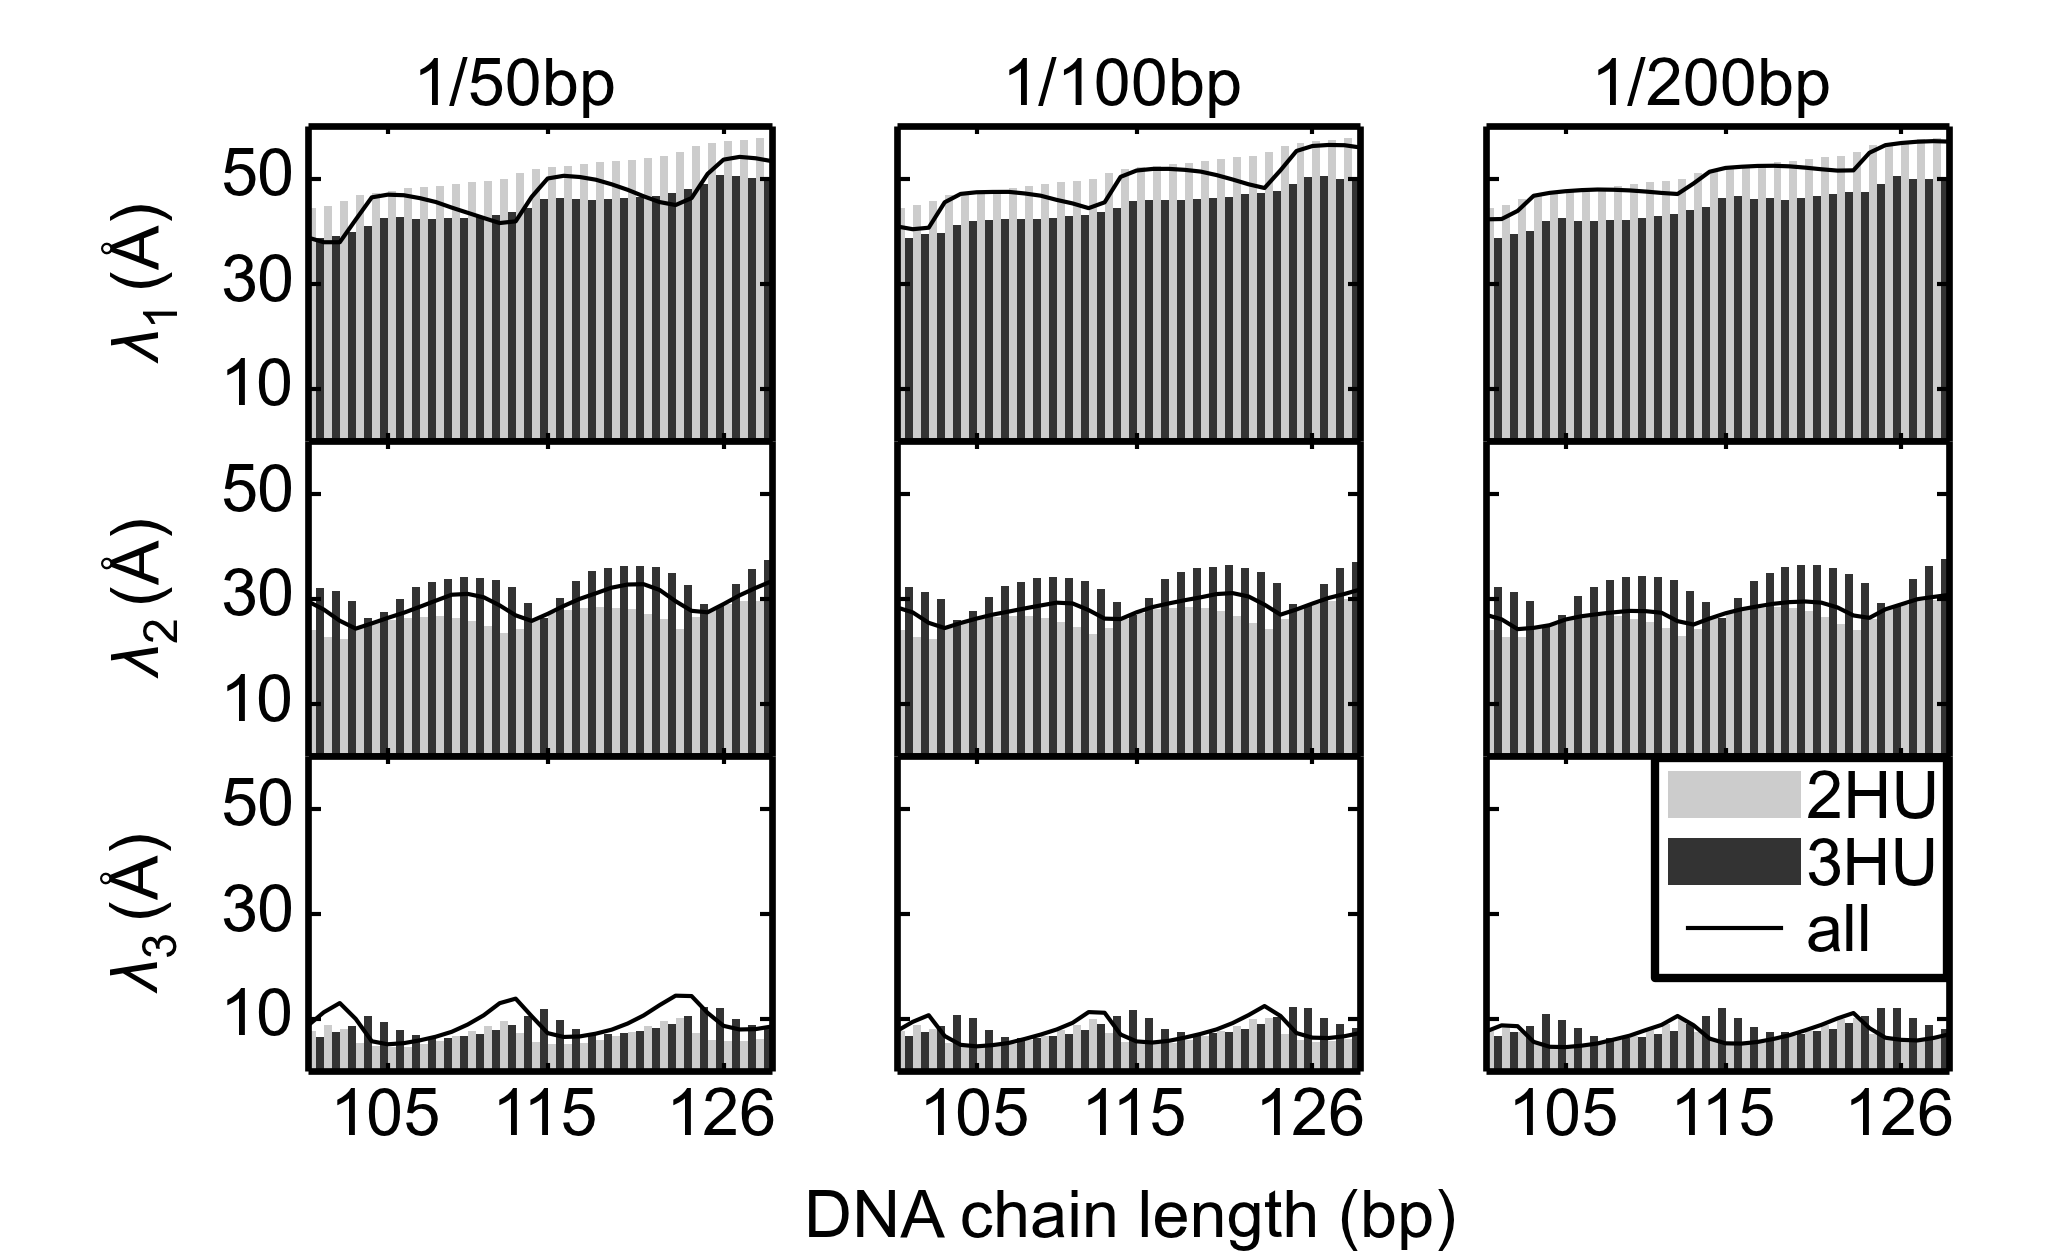

The script that saved this image:
import numpy as np
import pandas as pd
import csv
from matplotlib.pyplot import *
import matplotlib.colors as colors
import matplotlib.gridspec as gridspec

fig=figure(figsize=(3.42,2.1),dpi=600) #is in control
#fig={'figsize':(3.42,5),'dpi':600} #is not in control
font = {'family':'Arial','weight':'normal','size':7} #family is in control for axis labels, size is in control for tick labels only
rc('font', **font)
#rc('figure',**fig)

rcParams.update({'font.size': 8,
			     'backend': 'pdf',
			     'axes.labelsize':  8,
			     'text.fontsize':   8,
			     'legend.fontsize': 8,
			     'xtick.labelsize': 8,
			     'ytick.major.pad': 2,
			     'xtick.major.pad': 2,
			     'ytick.labelsize': 8,
'axes.linewidth': .8,
			     'lines.linewidth': .1,
			     'mathtext.fontset': 'custom',
			     'mathtext.default': "regular",
			     'mathtext.rm': "Arial",
			     'mathtext.it': "Arial:italic",
			     'font.sans-serif': "Arial",
			     'font.family': "Arial",
			     'font.style': 'normal',
			     'text.usetex': False,
			     'savefig.dpi': 600,
			     'figure.dpi': 600})


gs = gridspec.GridSpec(3, 3)
gs.update(top=0.90,bottom=0.15,left=0.15, right=0.95,wspace=0.27,hspace=0.00)
ax=[0]*9
filename=[0]*3
filename[0]="C:\Users\honey66clover\Desktop\Weijuan\DNA\HU\sample pictures2\s6\PCA_1HUper50.csv"
filename[1]="C:\Users\honey66clover\Desktop\Weijuan\DNA\HU\sample pictures2\s6\PCA_1HUper100.csv"
filename[2]="C:\Users\honey66clover\Desktop\Weijuan\DNA\HU\sample pictures2\s6\PCA_1HUper200.csv"
for i in range(0,9):
    ax[i]=subplot(gs[i])
    ax[i].set_xlim((100,129))
    ax[i].set_ylim((0,60))
    ax[i].set_yticks([10,30,50])
    ax[i].set_xticks([105,115,126])
    ax[i].xaxis.set_tick_params(length=1, width=0.5)
    ax[i].yaxis.set_tick_params(length=1.5, width=0.5)

width=0.5
for i in range(0,3):
    df=pd.read_table(filename[i],sep=',')
    ax[i].bar(df['N(bp)'],df['PA1_2HU'],width,color='0.8',linewidth=0)
    ax[i].bar(df['N(bp)']+width,df['PA1_3HU'],width,color='0.2',linewidth=0)
    ax[i].plot(df['N(bp)'],df['PA1_all'],'k',linewidth=0.5)
    ax[i+3].bar(df['N(bp)'],df['PA2_2HU'],width,color='0.8',linewidth=0)
    ax[i+3].bar(df['N(bp)']+width,df['PA2_3HU'],width,color='0.2',linewidth=0)
    ax[i+3].plot(df['N(bp)'],df['PA2_all'],'k',linewidth=0.5)
    p2=ax[i+6].bar(df['N(bp)'],df['PA3_2HU'],width,color='0.8',linewidth=0)
    p3=ax[i+6].bar(df['N(bp)']+width,df['PA3_3HU'],width,color='0.2',linewidth=0)
    p1,=ax[i+6].plot(df['N(bp)'],df['PA3_all'],'k',linewidth=0.5)


for i in range(0,6):
    setp(ax[i].get_xticklabels(),visible=False)
for i in [1,2,4,5,7,8]:
    setp(ax[i].get_yticklabels(),visible=False)

ax[8].legend((p2[0],p3[0],p1),('2HU','3HU','all'),bbox_to_anchor=(0.18, 0.19, 1, -0.2),loc=8, borderpad=0.2,labelspacing=0.1,handletextpad=0.1,fontsize=8)
ax[7].set_xlabel('DNA chain length (bp)',fontsize=8)
ax[0].set_ylabel(r'$\mathit{\lambda}_1$'+ur'(\u00c5)',fontsize=8)
ax[3].set_ylabel(r'$\mathit{\lambda}_2$'+ur'(\u00c5)',fontsize=8)
ax[6].set_ylabel(r'$\mathit{\lambda}_3$'+ur'(\u00c5)',fontsize=8)
ax[0].text(107, 64,'1/50bp',fontsize=8)
ax[1].text(107, 64,'1/100bp',fontsize=8)
ax[2].text(107, 64,'1/200bp',fontsize=8)

savefig('C:\Users\honey66clover\Desktop\Weijuan\DNA\HU\sample pictures2\s6\s6.1.png',dpi=600)